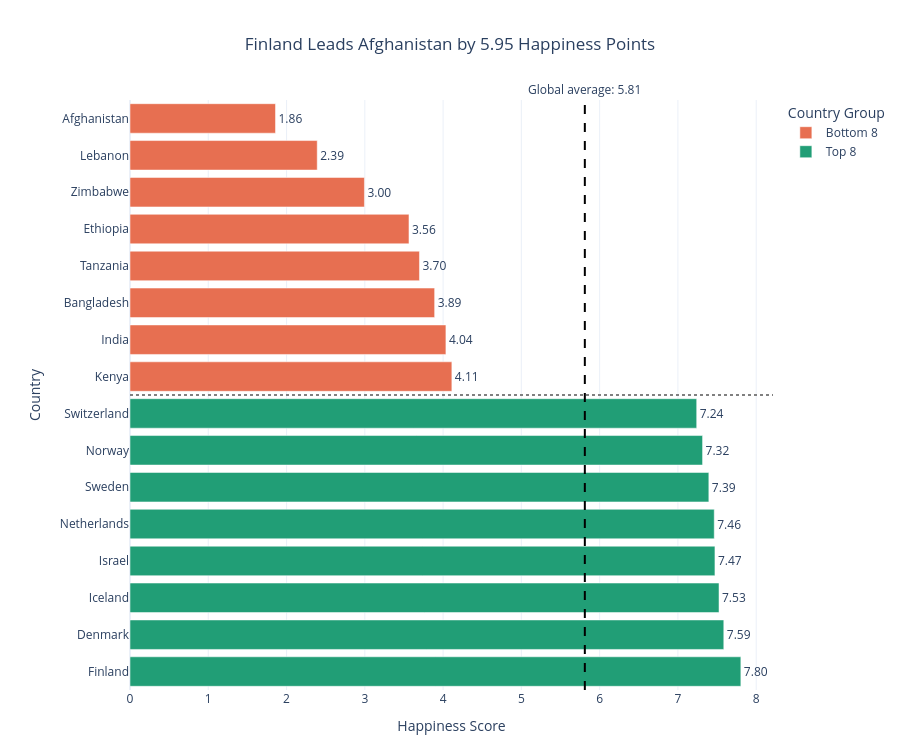

Write notebook code for a chart like this one.
### Markdown cell above
---
## Task 2 — Bottom vs. Top: A Contrast Story

**What to build:** A bar chart that highlights the **gap between the happiest and least happy countries**, focusing on a specific insight.

**Requirements:**
- Show the **top 8 AND bottom 8 countries** together (16 bars total)
- Use **colour** to distinguish the two groups (not Plotly's default rainbow)
- Add a **visual separator or annotation** that emphasises the gap
- Insight title that tells the story of the gap

**Hint:** Use `pd.concat([df.nlargest(8,'Happiness_Score'), df.nsmallest(8,'Happiness_Score')])` to get both groups.

**Stretch goal:** Add a vertical reference line showing the global average.

### Code cell
# Task 2: Top 8 vs Bottom 8 Happiness Comparison

# Step 1: Get top 8 and bottom 8 countries
top8 = df.nlargest(8, 'Happiness_Score').copy()
top8['Group'] = 'Top 8'

bottom8 = df.nsmallest(8, 'Happiness_Score').copy()
bottom8['Group'] = 'Bottom 8'

# Step 2: Combine both groups
combined = pd.concat([bottom8, top8]).sort_values(
    'Happiness_Score', ascending=True
).reset_index(drop=True)

# Step 3: Calculate global average and happiness gap
global_avg = df['Happiness_Score'].mean()

highest = top8.iloc[0]
lowest = bottom8.iloc[0]
gap = highest['Happiness_Score'] - lowest['Happiness_Score']

print(f"Global average: {global_avg:.2f}")
print(f"Happiest country: {highest['Country']}")
print(f"Least happy country: {lowest['Country']}")
print(f"Difference: {gap:.2f} points")

# Step 4: Create horizontal bar chart
fig = px.bar(
    combined,
    x='Happiness_Score',
    y='Country',
    color='Group',
    orientation='h',
    text_auto='.2f',
    color_discrete_map={
        'Top 8': '#219E76',
        'Bottom 8': '#E76F51'
    },
    category_orders={
        'Country': combined['Country'].tolist(),
        'Group': ['Bottom 8', 'Top 8']
    },
    title=f"{highest['Country']} Leads {lowest['Country']} by {gap:.2f} Happiness Points"
)

# Step 5: Add labels and improve design
fig.update_traces(
    textposition='outside',
    cliponaxis=False
)

fig.update_layout(
    template='plotly_white',
    xaxis=dict(
        title='Happiness Score',
        rangemode='tozero'
    ),
    yaxis=dict(
        title='Country',
        categoryorder='array',
        categoryarray=combined['Country'].tolist(),
        autorange='reversed'
    ),
    title_x=0.5,
    height=750,
    margin=dict(l=130, r=100, t=100, b=60),
    legend_title_text='Country Group'
)

# Step 6: Add global average reference line
fig.add_vline(
    x=global_avg,
    line_dash='dash',
    line_color='black',
    annotation_text=f'Global average: {global_avg:.2f}',
    annotation_position='top'
)

# Step 7: Add separator between bottom 8 and top 8
fig.add_shape(
    type='line',
    xref='paper',
    yref='paper',
    x0=0,
    x1=1,
    y0=0.5,
    y1=0.5,
    line=dict(color='gray', width=2, dash='dot')
)

fig.show()

### Figure 1 — Plotly figure (JSON) as saved in the notebook; plotly's stock layout.template omitted (floating-point values rounded to 4 significant figures)
{"data": [{"cliponaxis": false, "hovertemplate": "Group=Bottom 8<br>Happiness_Score=%{x}<br>Country=%{y}<extra></extra>", "legendgroup": "Bottom 8", "marker": {"color": "#E76F51", "pattern": {"shape": ""}}, "name": "Bottom 8", "orientation": "h", "showlegend": true, "textposition": "outside", "texttemplate": "%{x:.2f}", "type": "bar", "x": [1.859, 2.392, 2.995, 3.564, 3.698, 3.892, 4.036, 4.112], "xaxis": "x", "y": ["Afghanistan", "Lebanon", "Zimbabwe", "Ethiopia", "Tanzania", "Bangladesh", "India", "Kenya"], "yaxis": "y"}, {"cliponaxis": false, "hovertemplate": "Group=Top 8<br>Happiness_Score=%{x}<br>Country=%{y}<extra></extra>", "legendgroup": "Top 8", "marker": {"color": "#219E76", "pattern": {"shape": ""}}, "name": "Top 8", "orientation": "h", "showlegend": true, "textposition": "outside", "texttemplate": "%{x:.2f}", "type": "bar", "x": [7.24, 7.315, 7.395, 7.464, 7.473, 7.525, 7.586, 7.804], "xaxis": "x", "y": ["Switzerland", "Norway", "Sweden", "Netherlands", "Israel", "Iceland", "Denmark", "Finland"], "yaxis": "y"}], "layout": {"annotations": [{"showarrow": false, "text": "Global average: 5.81", "x": 5.811, "xanchor": "center", "xref": "x", "y": 1, "yanchor": "bottom", "yref": "y domain"}], "barmode": "relative", "height": 750, "legend": {"title": {"text": "Country Group"}, "tracegroupgap": 0}, "margin": {"b": 60, "l": 130, "r": 100, "t": 100}, "shapes": [{"line": {"color": "black", "dash": "dash"}, "type": "line", "x0": 5.811, "x1": 5.811, "xref": "x", "y0": 0, "y1": 1, "yref": "y domain"}, {"line": {"color": "gray", "dash": "dot", "width": 2}, "type": "line", "x0": 0, "x1": 1, "xref": "paper", "y0": 0.5, "y1": 0.5, "yref": "paper"}], "title": {"text": "Finland Leads Afghanistan by 5.95 Happiness Points", "x": 0.5}, "xaxis": {"anchor": "y", "domain": [0, 1], "rangemode": "tozero", "title": {"text": "Happiness Score"}}, "yaxis": {"anchor": "x", "autorange": "reversed", "categoryarray": ["Afghanistan", "Lebanon", "Zimbabwe", "Ethiopia", "Tanzania", "Bangladesh", "India", "Kenya", "Switzerland", "Norway", "Sweden", "Netherlands", "Israel", "Iceland", "Denmark", "Finland"], "categoryorder": "array", "domain": [0, 1], "title": {"text": "Country"}}}}
